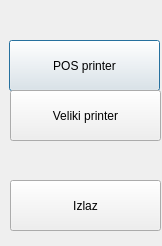
<?xml version="1.0" encoding="UTF-8"?>
<ui version="4.0">
 <class>frmIspisOdabir</class>
 <widget class="QDialog" name="frmIspisOdabir">
  <property name="geometry">
   <rect>
    <x>0</x>
    <y>0</y>
    <width>162</width>
    <height>246</height>
   </rect>
  </property>
  <property name="windowTitle">
   <string>Dialog</string>
  </property>
  <widget class="QPushButton" name="btnPOS">
   <property name="geometry">
    <rect>
     <x>9</x>
     <y>40</y>
     <width>151</width>
     <height>51</height>
    </rect>
   </property>
   <property name="text">
    <string>POS printer</string>
   </property>
   <property name="icon">
    <iconset>
     <normaloff>:/ikone/ikone/document_print.svg</normaloff>:/ikone/ikone/document_print.svg</iconset>
   </property>
  </widget>
  <widget class="QPushButton" name="btnA4">
   <property name="geometry">
    <rect>
     <x>10</x>
     <y>90</y>
     <width>151</width>
     <height>51</height>
    </rect>
   </property>
   <property name="text">
    <string>Veliki printer</string>
   </property>
   <property name="icon">
    <iconset>
     <normaloff>:/ikone/ikone/document_preview.svg</normaloff>:/ikone/ikone/document_preview.svg</iconset>
   </property>
  </widget>
  <widget class="QPushButton" name="btnIzlaz">
   <property name="geometry">
    <rect>
     <x>10</x>
     <y>180</y>
     <width>151</width>
     <height>51</height>
    </rect>
   </property>
   <property name="text">
    <string>Izlaz</string>
   </property>
   <property name="icon">
    <iconset>
     <normaloff>:/ikone/ikone/button_cancel.svg</normaloff>:/ikone/ikone/button_cancel.svg</iconset>
   </property>
  </widget>
 </widget>
 <resources/>
 <connections>
  <connection>
   <sender>btnIzlaz</sender>
   <signal>released()</signal>
   <receiver>frmIspisOdabir</receiver>
   <slot>close()</slot>
   <hints>
    <hint type="sourcelabel">
     <x>111</x>
     <y>180</y>
    </hint>
    <hint type="destinationlabel">
     <x>16</x>
     <y>147</y>
    </hint>
   </hints>
  </connection>
 </connections>
</ui>
